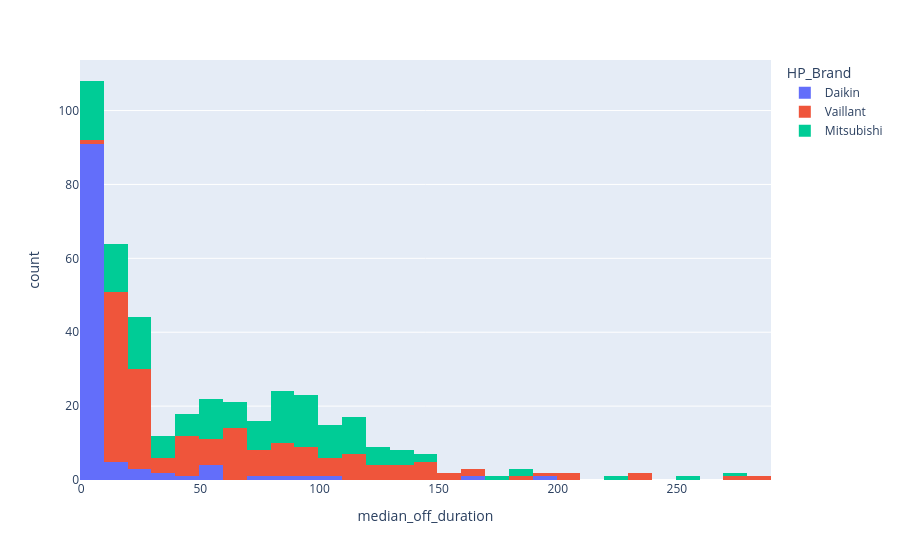

Source (notebook cell):
### Code cell
px.histogram(groups, x="median_off_duration", color="HP_Brand")

### Figure 1 — Plotly figure (JSON) as saved in the notebook; plotly's stock layout.template omitted (floating-point values rounded to 4 significant figures; data arrays with more than 128 entries replaced by an {"elided": "..."} marker saying what was removed)
{"data": [{"alignmentgroup": "True", "bingroup": "x", "hovertemplate": "HP_Brand=Daikin<br>median_off_duration=%{x}<br>count=%{y}<extra></extra>", "legendgroup": "Daikin", "marker": {"color": "#636efa", "pattern": {"shape": ""}}, "name": "Daikin", "offsetgroup": "Daikin", "orientation": "v", "showlegend": true, "type": "histogram", "x": [4, 4, 4, 10, 4, 4, 4, 6, 4, 4, 6, 6, 52, 4, 4, 4, 4, 4, 193, 4, 162, 4, 4, 4, 4, 4, 28, 36, 4, 58, 4, 12, 4, 4, 4, 6, 6, 4, 4, 4, 4, 4, 4, 4, 4, 4, 86, 6, 4, 4, 4, 4, 4, 4, 4, 4, 4, 4, 79, 24, 4, 4, 4, 4, 4, 4, 4, 4, 4, 30, 4, 4, 4, 4, 4, 6, 4, 44, 56, 4, 18, 4, 4, 4, 4, 6, 56, 2, 4, 24, 6, 4, 4, 4, 6, 8, 100, 8, 93, 4, 6, 10, 4, 8, 10, 4, 4, 4, 6, 4, 4, 6], "xaxis": "x", "yaxis": "y"}, {"alignmentgroup": "True", "bingroup": "x", "hovertemplate": "HP_Brand=Vaillant<br>median_off_duration=%{x}<br>count=%{y}<extra></extra>", "legendgroup": "Vaillant", "marker": {"color": "#EF553B", "pattern": {"shape": ""}}, "name": "Vaillant", "offsetgroup": "Vaillant", "orientation": "v", "showlegend": true, "type": "histogram", "x": {"elided": "171 int values"}, "xaxis": "x", "yaxis": "y"}, {"alignmentgroup": "True", "bingroup": "x", "hovertemplate": "HP_Brand=Mitsubishi<br>median_off_duration=%{x}<br>count=%{y}<extra></extra>", "legendgroup": "Mitsubishi", "marker": {"color": "#00cc96", "pattern": {"shape": ""}}, "name": "Mitsubishi", "offsetgroup": "Mitsubishi", "orientation": "v", "showlegend": true, "type": "histogram", "x": {"elided": "145 int values"}, "xaxis": "x", "yaxis": "y"}], "layout": {"barmode": "relative", "legend": {"title": {"text": "HP_Brand"}, "tracegroupgap": 0}, "margin": {"t": 60}, "xaxis": {"anchor": "y", "domain": [0, 1], "title": {"text": "median_off_duration"}}, "yaxis": {"anchor": "x", "domain": [0, 1], "title": {"text": "count"}}}}
